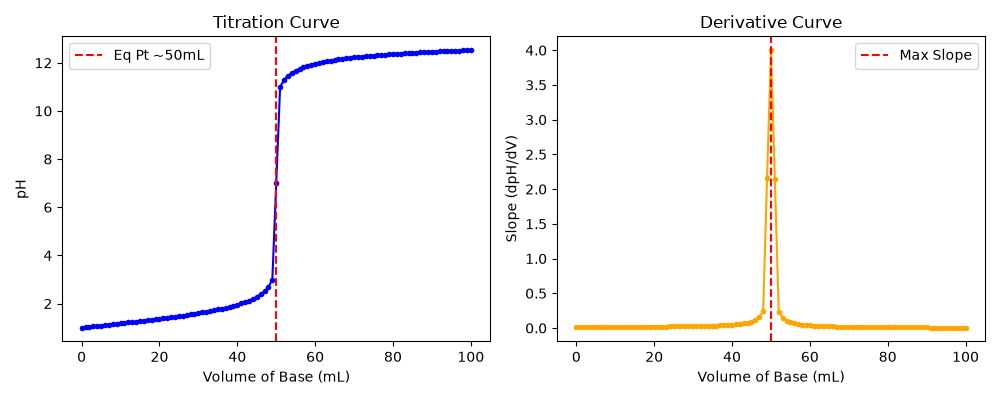

The Python source for this figure:
import numpy as np
import matplotlib.pyplot as plt

v,pH = np.loadtxt("titration.csv", delimiter=",", skiprows=1, unpack=True)


slope=np.gradient(pH,v)

max_slope_index = np.argmax(slope)
eq_v= v[max_slope_index]
print(f"Equivalence point volume: {eq_v:.2f} mL")




fig, (ax1, ax2) = plt.subplots(1, 2, figsize=(10, 4))

# First plot: pH curve
ax1.plot(v, pH, marker='.', color='blue')
ax1.axvline(eq_v, color='red', linestyle='--', label=f'Eq Pt ~{eq_v:.0f}mL')
ax1.set_xlabel("Volume of Base (mL)")
ax1.set_ylabel("pH")
ax1.set_title("Titration Curve")
ax1.legend()

# Second plot: Slope curve
ax2.plot(v, slope, marker='.', color='orange')
ax2.axvline(eq_v, color='red', linestyle='--', label=f'Max Slope')
ax2.set_xlabel("Volume of Base (mL)")
ax2.set_ylabel("Slope (dpH/dV)")
ax2.set_title("Derivative Curve")
ax2.legend()

plt.tight_layout()
plt.savefig("titration.png")
